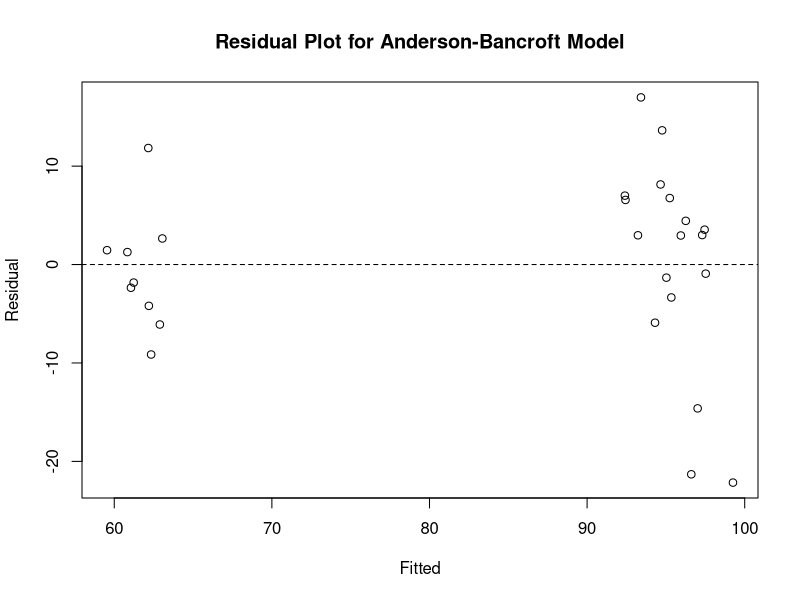
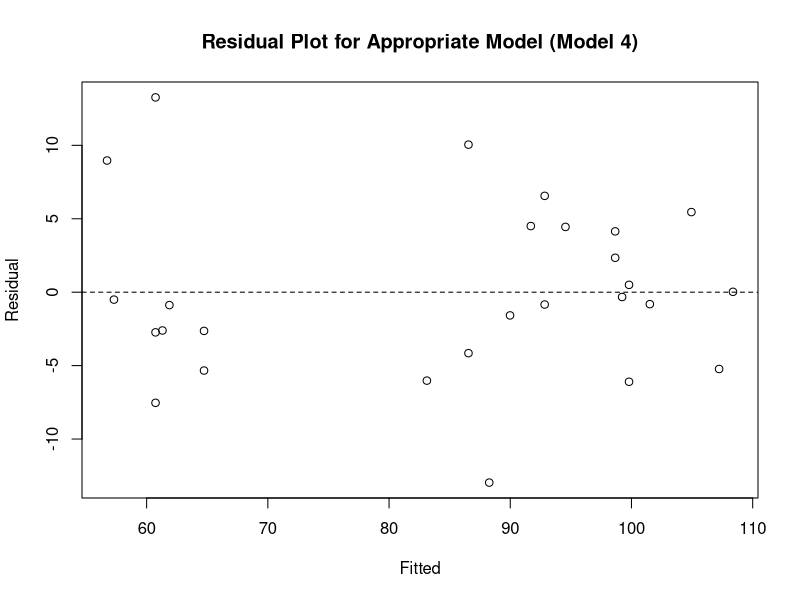
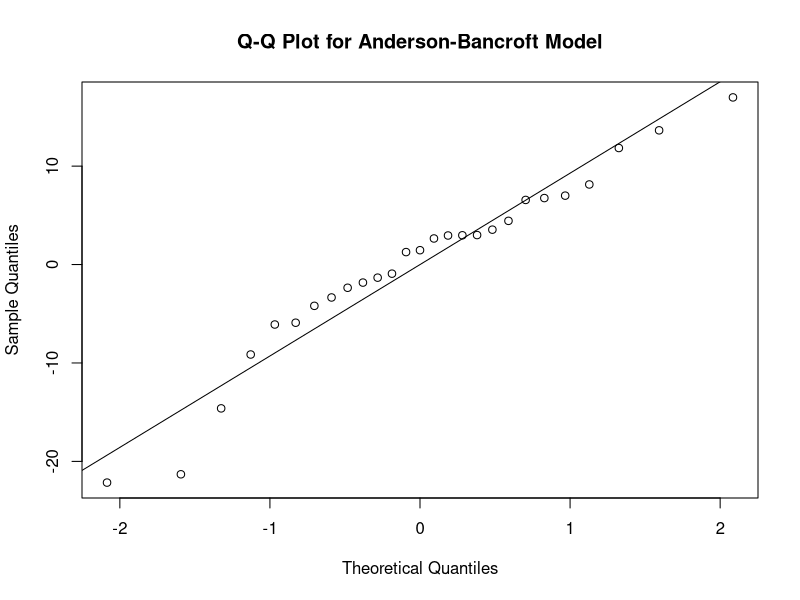
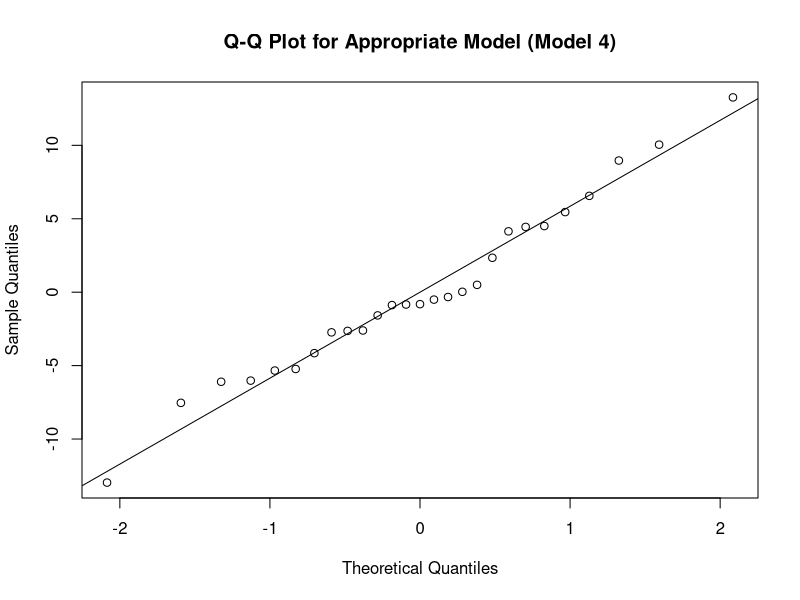

These figures' R source, in order:
## ---- chunk 1
knitr::opts_chunk$set(echo = TRUE)
## ---- chunk 2
X1 <- c( 1.76, 1.55, 2.73, 2.73, 2.56, 2.80, 2.80, 1.84, 2.16, 1.98, 0.59, 0.80, 0.80, 1.05, 1.80, 1.80, 1.77, 2.30, 2.03, 1.91, 1.91, 1.91, 0.76, 2.13, 2.13, 1.51, 2.05 )

X2 <- c( 0.070, 0.070, 0.070, 0.070, 0.070, 0.070, 0.070, 0.070, 0.070, 0.020, 0.020, 0.020, 0.020, 0.020, 0.020, 0.020, 0.020, 0.020, 0.474, 0.474, 0.474, 0.474, 0.474, 0.474, 0.474, 0.474, 0.474 )

X3 <- c( 7.8, 8.9, 8.9, 7.2, 8.4, 8.7, 7.4, 8.7, 8.8, 7.6, 6.5, 6.7, 6.2, 7.0, 7.3, 6.5, 7.6, 8.2, 7.6, 8.3, 8.2, 6.9, 7.4, 7.6, 6.9, 7.5, 7.6 )

Y <- c( 110.4, 102.8, 101.0, 108.4, 100.7, 100.3, 102.0, 93.7, 98.9, 96.6, 99.4, 96.2, 99.0, 88.4, 75.3, 92.0, 82.4, 77.1, 74.0, 65.7, 56.8, 62.1, 61.0, 53.2, 59.4, 58.7, 58.0 )

turnip.data <- data.frame( X1, X2, X3, Y )

anderson.bancroft.model <- lm( Y ~ X1 + X2 + X3 + I(X1*X2), data=turnip.data )
summary( anderson.bancroft.model )
## ---- chunk 3
model.1 <- lm( Y ~ X1 + X2 + X3 + I(X1*X2) + I(X1^2) + I(X2^2) + I(X3^2) + I(X1^2 * X2^2), data=turnip.data )
summary( model.1 )
## ---- chunk 4
model.2 <- lm( Y ~ X1 + X2 + X3 + I(X1*X2) + I(X1^2) + I(X2^2) + I(X1^2 * X2^2), data=turnip.data )
summary( model.2 )
## ---- chunk 5
model.3 <- lm( Y ~ X1 + X2 + X3 + I(X1*X2) + I(X2^2), data=turnip.data )
summary( model.3 )
## ---- chunk 6
model.3 <- lm( Y ~ X1 + X2 + X3 + I(X2^2), data=turnip.data )
summary( model.3 )
## ---- chunk 7
model.4 <- lm( Y ~ X2 + X3 + I(X2^2), data=turnip.data )
summary( model.4 )
## ---- chunk 8
plot( fitted(anderson.bancroft.model), resid(anderson.bancroft.model), xlab='Fitted', ylab='Residual', main='Residual Plot for Anderson-Bancroft Model')
abline(0, 0, lty = 2)
plot( fitted(model.4), resid(model.4), xlab='Fitted', ylab='Residual', main='Residual Plot for Appropriate Model (Model 4)')
abline(0, 0, lty = 2)
## ---- chunk 9
qqnorm( resid( anderson.bancroft.model ), 
        main="Q-Q Plot for Anderson-Bancroft Model" )
abline( mean( resid( anderson.bancroft.model ) ), 
        sd( resid( anderson.bancroft.model ) ) )

qqnorm( resid( model.4 ),
        main="Q-Q Plot for Appropriate Model (Model 4)")
abline( mean( resid( model.4 ) ), 
        sd( resid( model.4 ) ) )
## ---- chunk 10
shapiro.test( resid( anderson.bancroft.model ) )
shapiro.test( resid( model.4 ) )
